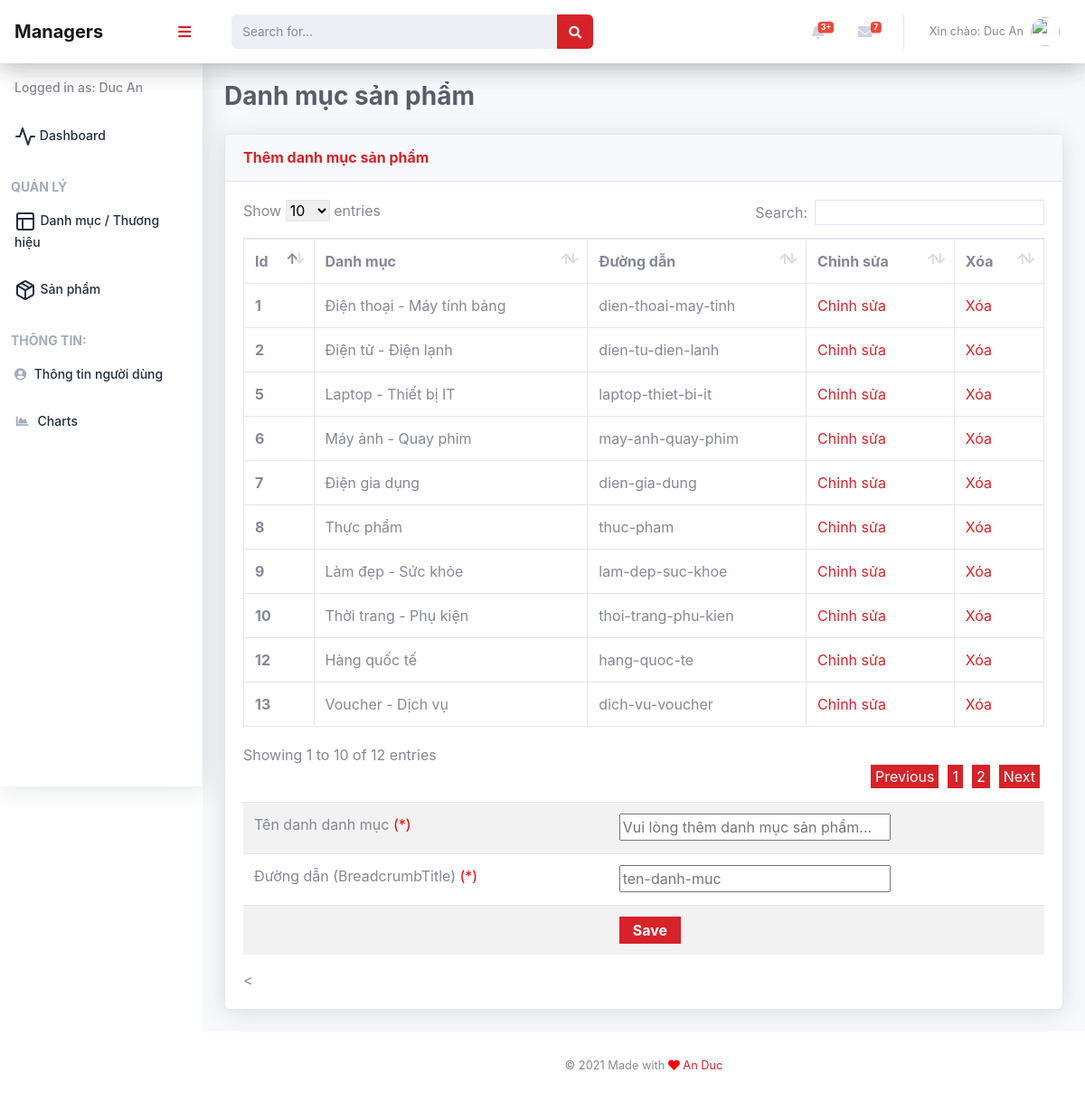
The page /PHPShopping/admincontroller/cateadd.php (signed in) on the database its author committed.
### tables this page shows
CREATE TABLE `tbl_category` (
  `catId` int(11) NOT NULL,
  `catName` varchar(255) NOT NULL,
  `catTitle` varchar(255) NOT NULL
);

### PHPShopping/libs/database.php (called while the page is built, shortened)
<?php
Class Database{
   public $host   = DB_HOST;
   public $user   = DB_USER;
   public $pass   = DB_PASS;
   public $dbname = DB_NAME;
   public $link;
private function connectDB(){
   $this->link = new mysqli($this->host, $this->user, $this->pass,
    $this->dbname);
 }
public function select($query){
  $result = $this->link->query($query) or
   die($this->link->error.__LINE__);
  if($result->num_rows > 0){
    return $result;
  } else {
    return false;
  }
 }
}

### PHPShopping/class/category.php (called while the page is built, shortened)
<?php
	$filepath = realpath(dirname(__FILE__));
	include_once($filepath.'/../libs/database.php');
?>
<?php
	class category
	{
		private $db;
		public function __construct()
		{
			$this->db = new Database();
		}
		public function show_category()
		{
			$query = "SELECT * FROM tbl_category order by catId asc ";
			$result = $this->db->select($query);
			return $result;
		}
	}
 ?>

### PHPShopping/admincontroller/cateadd.php (the view, shortened to what this page needs)
<?php include 'inc/header.php'?>
<?php include '../class/category.php'?>
 <?php
  $cat = new category();
  ?>
    <div id="content-wrapper">
      <div id="content">
        <nav class="navbar navbar-expand navbar-light bg-white topbar mb-4 static-top shadow">
          <button id="sidebarToggleTop" class="btn btn-link d-md-none rounded-circle mr-3">
          </button>
          <form class="d-none d-sm-inline-block form-inline mr-auto ml-md-3 my-2 my-md-0 mw-100 navbar-search" action="cateadd.php" method="POST">
            <div class="input-group">
              <div class="input-group-append">
                <button class="btn btn-primary" type="button">
                </button>
              </div>
            </div>
          </form>
        <?php include 'inc/menutop.php'?>
        </nav>
        <div class="container-fluid">
          <h1 class="h3 mb-4 text-gray-800">Danh mục sản phẩm</h1>
          <div class="row">
            <div class="col-lg-12">
              <div class="card shadow mb-4">
                <div class="card-header py-3">
                  <h6 class="m-0 font-weight-bold text-primary">Thêm danh mục sản phẩm</h6>
                </div>
                <div class="card-body">
                                 <div class="table-responsive">
                    <table class="table table-bordered" id="dataTable" width="100%" cellspacing="0">
                    <thead>
                      <tr>
                        <th scope="col">Id</th>
                        <th scope="col">Danh mục</th>
                        <th scope="col">Đường dẫn</th>
                        <th scope="col">Chỉnh sửa</th>
                        <th scope="col">Xóa</th>
                      </tr>
                    </thead>
                    <tbody>
                      <?php $showCat = $cat ->show_category();
                      if ($showCat){
                        while ( $result = $showCat ->fetch_assoc()) {
                      ?>
                      <tr>
                        <th scope="row"><?php echo $result['catId'] ?></th>
                        <td><?php echo $result['catName'] ?></td>
                        <td><?php echo $result['catTitle'] ?></td>
                        <td><a href="catedit.php?catId=<?php echo $result['catId'] ?>" title="">Chỉnh sửa</a></td>
                        <td><a onclick ="return confirm('Bạn có thật sự muốn xóa không?')" href="?delId=<?php echo $result['catId'] ?>" title="">Xóa</a></td>
                      </tr>
                      <?php
                      }
                      }
                      ?>
                    </tbody>
                  </table>
                </div>
                  <form action="cateadd.php" method="post" enctype="multipart/form-data" class="cateadd">
                  <table class="table table-striped">
                  <tr>
                      <td>
                          <label>Tên danh danh mục <span style="color:red">(*) </span> </label>
                      </td>
                      <td>
                          <input type="text" name="catName" placeholder="Vui lòng thêm danh mục sản phẩm..." class="medium" />
                      </td>
                  </tr>
                  <tr>
                      <td>
                          <label>Đường dẫn (BreadcrumbTitle) <span style="color:red">(*) </span></label>
                      </td>
                      <td>
                        <input type="text" placeholder="ten-danh-muc" class="medium" name="catTitle" />
                      </td>
                  </tr>
                  <tr>
                      <td></td>
                      <td>
                          <input type="submit" name="submit" Value="Save" class="btnadd" />
                      </td>
                  </tr>
                  </table>
                  </form>
                      <
                </div>
              </div>
            </div>
          </div>
        </div>
      </div>
  <?php include'inc/footer.php' ?>

### rows shown on the page
tbl_category: catId "1", catName "Điện thoại - Máy tính bảng", catTitle "dien-thoai-may-tinh"
tbl_category: catId "2", catName "Điện tử - Điện lạnh", catTitle "dien-tu-dien-lanh"
tbl_category: catId "5", catName "Laptop - Thiết bị IT", catTitle "laptop-thiet-bi-it"
tbl_category: catId "6", catName "Máy ảnh - Quay phim", catTitle "may-anh-quay-phim"
tbl_category: catId "7", catName "Điện gia dụng", catTitle "dien-gia-dung"
tbl_category: catId "8", catName "Thực phẩm", catTitle "thuc-pham"
tbl_category: catId "9", catName "Làm đẹp - Sức khỏe", catTitle "lam-dep-suc-khoe"
tbl_category: catId "10", catName "Thời trang - Phụ kiện", catTitle "thoi-trang-phu-kien"
tbl_category: catId "12", catName "Hàng quốc tế", catTitle "hang-quoc-te"
tbl_category: catId "13", catName "Voucher - Dịch vụ", catTitle "dich-vu-voucher"

### other values the page prints
Session::get('adminName') "Duc An"
